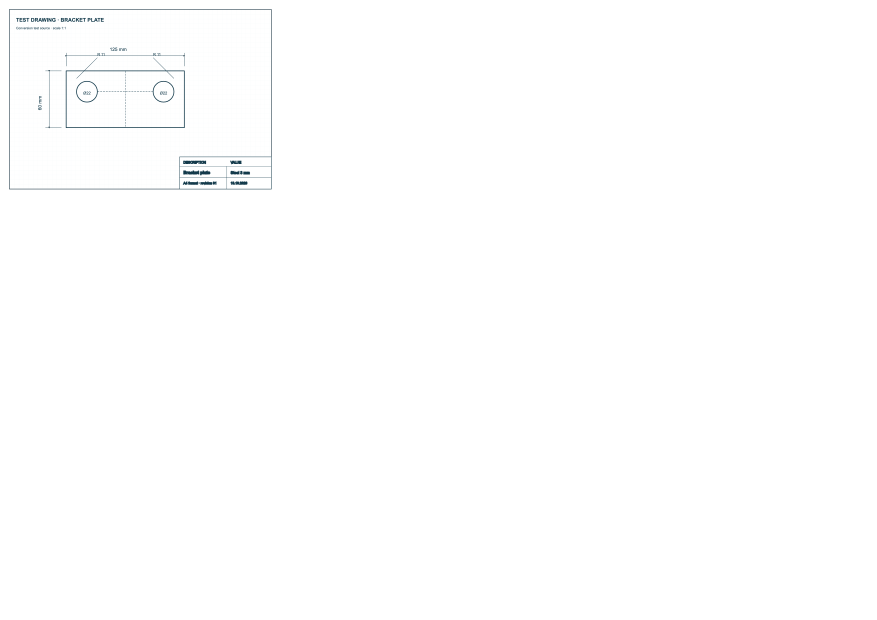
#> input picture drawing-converter/samples/test_drawing.png, 3508 x 2480 px (shown at 1/4 size)
$ python -i legend_parse.py   (imports and definitions only)
#> lines starting #> are read from the running program, lines starting #| are printed output that depends on the picture; after the words box and inside, x2 and y2 are one past the last pixel; in counts of white or black regions, pixels touching at a corner belong together
"""Автоматический разбор листа легенды: рамки значков-образцов без ручной разметки.

Геометрический метод без OCR:
1. Чернила (gray < порога) разбиваются на компоненты связности; слишком крупные
   (рамки таблиц, линейки, печати, логотипы) отбрасываются.
2. Оценивается высота строчной буквы H (мода высот компонентов). Все размеры дальше
   выражаются в долях H, поэтому правила не привязаны к разрешению листа.
3. Компоненты склеиваются анизотропным расширением (по горизонтали шире, чем по
   вертикали) в блоки. Блок из >=3 мелких компонентов-«букв» это текст; остальные блоки
   кандидаты в значки.
4. Для каждого кандидата ищется ближайший справа текстовый блок в той же строке
   (описание). Кандидаты группируются в колонки по левому краю описания (колонка таблицы
   легенды всегда выровнена по левому краю). Колонка принимается, если в ней >=3 строки и
   заметная доля кандидатов «сложные» (рамки, круги, фигуры). Так отбрасываются нумерация
   примечаний и колонки сокращений (одни буквы).
"""

from __future__ import annotations

import argparse
import json
import sys
from dataclasses import dataclass, field
from pathlib import Path

import cv2
import numpy as np

sys.path.insert(0, str(Path(__file__).resolve().parent))
from common import OUT, iou_xywh, legend_for, load_sheets  # noqa: E402

# ------------------------------------------------------------------ параметры (в долях H)


@dataclass
class Params:
    ink_thr: int = 128  # порог бинаризации (gray < thr это чернила)
    max_comp: float = 11.0  # компоненты крупнее (по любой стороне) отбрасываются
    glyph_h: float = 1.3  # компонент не выше этого (любой ширины до max_comp) считается «буквой»
    glyph_w: float = 4.0  # ... но не шире этого (длиннее это уже линия/шина, а не буква)
    glyph_max: float = 1.7  # компонент не крупнее этого считается «буквой»
    text_min_comps: int = 3  # блок из >= стольких букв это текст
    merge_x: float = 1.2  # горизонтальный зазор склейки в блок
    merge_y: float = 0.4  # вертикальный зазор склейки в блок
    icon_max_w: float = 15.0  # максимальные размеры значка
    icon_max_h: float = 9.0
    text_line_h: float = 1.8  # однострочный текст не выше этого (многострочный: много букв)
    text_multi_comps: int = 8
    text_multi_w: float = 3.0
    nest_min: float = 1.3  # рамка, внутри которой лежит другой компонент, не меньше этого (в H)
    rule_max_h: float = 0.35  # блок тоньше этого и длиннее 4H это линия (пунктир, подчеркивание)
    row_overlap: float = 0.3  # минимальное вертикальное перекрытие значка и описания
    col_tol: float = 0.8  # допуск совпадения левого края описаний в колонке
    col_min_rows: int = 3  # минимум строк в колонке
    col_min_complex: float = 0.25  # минимум доли «сложных» значков в колонке
    max_gap: float = 60.0  # максимальный зазор значок-описание
    min_icon: float = 0.7  # значок не мельче этого по обеим сторонам (кроме тонких линий)


@dataclass
class Blob:
    x0: int
    y0: int
    x1: int
    y1: int
    comps: list[int] = field(default_factory=list)
    max_side: float = 0.0
    kind: str = "icon"  # text | icon | rule
    complex: bool = False

    @property
    def w(self) -> int:
        return self.x1 - self.x0

    @property
    def h(self) -> int:
        return self.y1 - self.y0

    def bbox(self) -> list[float]:
        return [float(self.x0), float(self.y0), float(self.w), float(self.h)]


def estimate_h(heights: np.ndarray) -> float:
    """Высота «буквы»: мода гистограммы высот компонентов (с небольшим сглаживанием)."""
    m = (heights >= 8) & (heights <= 100)
    hist = np.bincount(heights[m], minlength=101).astype(float)
    hist = np.convolve(hist, np.ones(3) / 3, mode="same")
    return float(hist.argmax())


def _has_nested(bl: Blob, st: np.ndarray, H: float, nest_min: float) -> bool:
    """Есть ли компонент, целиком лежащий внутри рамки другого (буквы в коробке, точка в круге)."""
    if len(bl.comps) < 2:
        return False
    b = st[bl.comps]
    big = (b[:, 2] >= nest_min * H) & (b[:, 3] >= nest_min * H)
    if not big.any():
        return False
    x0, y0, x1, y1 = b[:, 0], b[:, 1], b[:, 0] + b[:, 2], b[:, 1] + b[:, 3]
    inside = (
        (x0[:, None] > x0[None, :]) & (y0[:, None] > y0[None, :])
        & (x1[:, None] < x1[None, :]) & (y1[:, None] < y1[None, :])
    )
    return bool(inside[:, big].any())


def build_blobs(gray: np.ndarray, p: Params) -> tuple[list[Blob], float]:
    ink = (gray < p.ink_thr).astype(np.uint8)
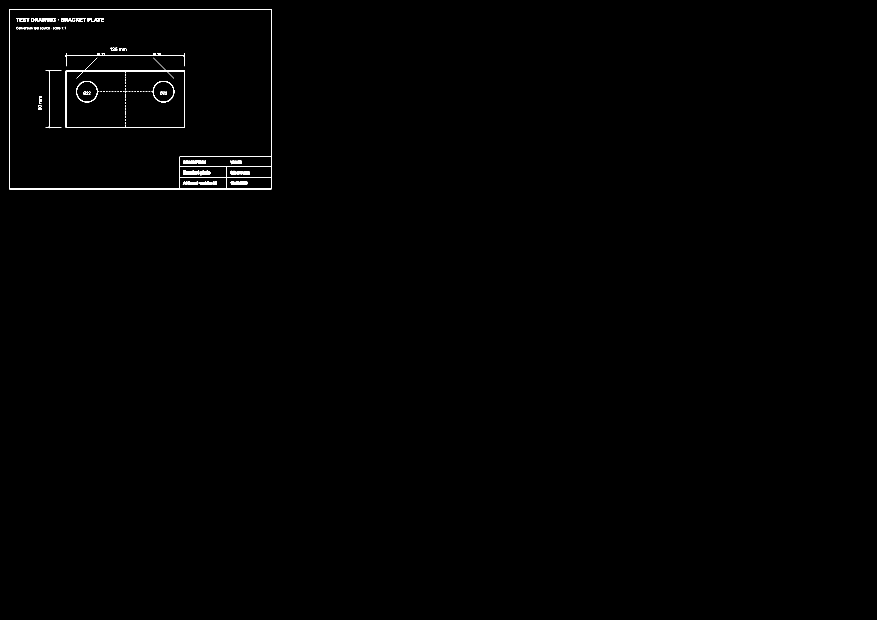
#> ink: shape (2480, 3508) (shown at 1/4 size); values 0 (black) and 1 (white), 0.29% white; 123 white regions (60 under 20 px), largest, box (x1, y1, x2, y2) and area: (37, 37, 1086, 757) 8373, (263, 231, 739, 512) 4368, (733, 642, 824, 656) 1031
    n, labels, st, _ = cv2.connectedComponentsWithStats(ink, connectivity=8)
#> labels: shape (2480, 3508) int32; 124 distinct labels, from 0 to 123
#> n = 124; st = 124 rows, first 6: [0, 0, 3508, 2480, 8674923], [37, 37, 1049, 720, 8373], [65, 72, 12, 15, 71], [79, 72, 11, 15, 101], [92, 72, 12, 15, 105], [105, 72, 12, 15, 70]
    w, h = st[:, 2], st[:, 3]
#> w = 124 values, max 3508 at index 0, min 1 at index 27, mean 56.44; h = 124 values, max 2480 at index 0, min 1 at index 50, mean 39.99
    H = estimate_h(h[1:])
#> in estimate_h, `hist = np.bincount(heights[m], minlength=101).astype(float)`: hist = 101 values, max 21 at index 15, min 0 at index 0, mean 0.564
#> in estimate_h, `hist = np.convolve(hist, np.ones(3) / 3, mode="same")`: hist = 101 values, max 11.67 at index 14, min 0 at index 0, mean 0.564
#> H = 14
    keep = np.ones(n, bool)
    keep[0] = False
    keep &= (np.maximum(w, h) <= p.max_comp * H)
    lut = keep.astype(np.uint8)
#> lut = 124 values, max 1 at index 2, min 0 at index 0, mean 0.96
    mask = lut[labels]
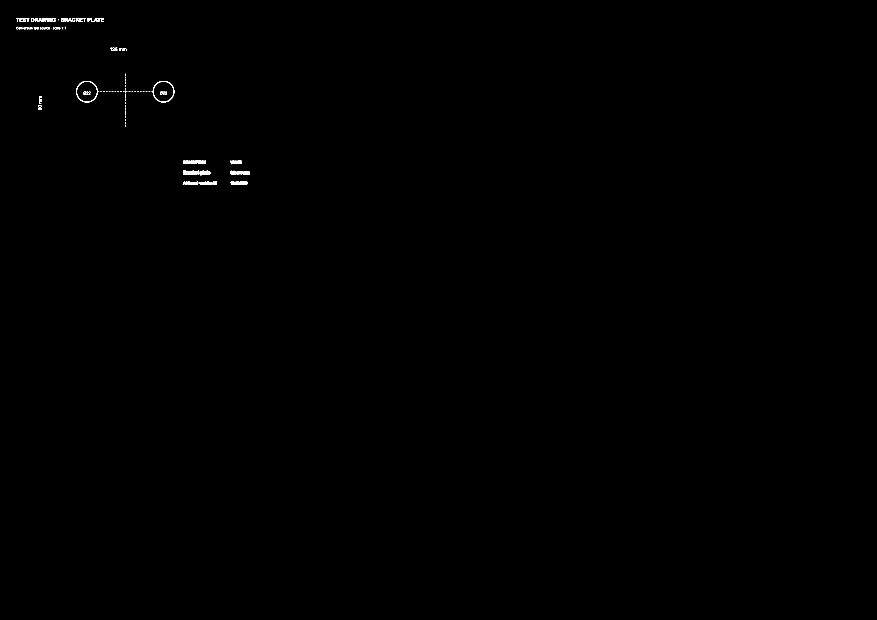
#> mask: shape (2480, 3508) (shown at 1/4 size); values 0 (black) and 1 (white), 0.13% white; 119 white regions (60 under 20 px), largest, box (x1, y1, x2, y2) and area: (733, 642, 824, 656) 1031, (733, 682, 797, 698) 830, (605, 324, 697, 410) 753
    kx = max(1, int(round(p.merge_x * H)))
#> kx = 17
    ky = max(1, int(round(p.merge_y * H)))
#> ky = 6
    dil = cv2.dilate(mask, np.ones((ky | 1, kx | 1), np.uint8))
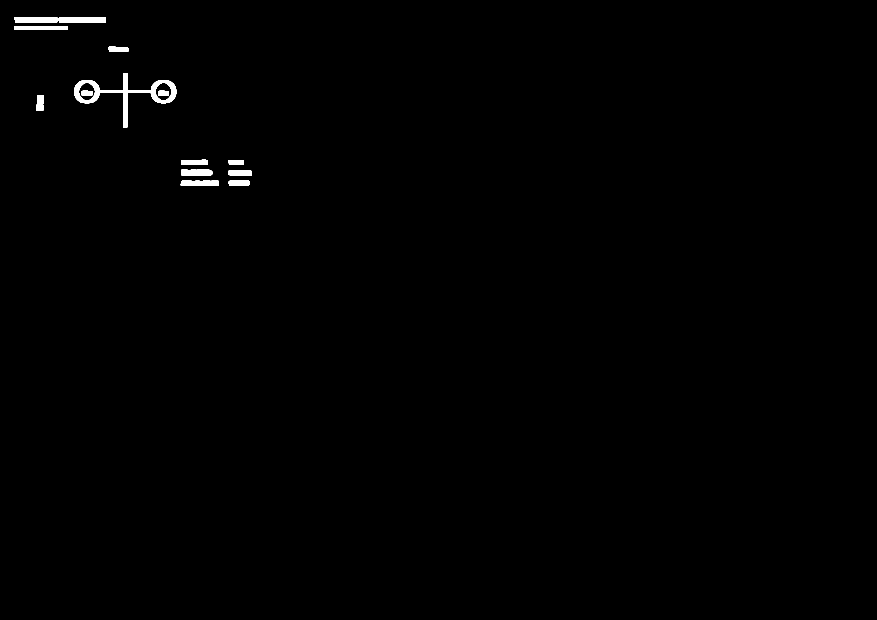
#> dil: shape (2480, 3508) (shown at 1/4 size); values 0 (black) and 1 (white), 0.47% white; 14 white regions, largest, box (x1, y1, x2, y2) and area: (297, 292, 705, 509) 13988, (57, 69, 423, 90) 7554, (57, 104, 270, 120) 3003
    nb, dl = cv2.connectedComponents(dil, connectivity=8)
#> dl: shape (2480, 3508) int32; 15 distinct labels, from 0 to 14
#> nb = 15
    ys, xs = np.nonzero(mask)
#> ys = 11026 values from 72 to 739; xs = 11026 values, max 999 at index 7898, min 65 at index 0, mean 601.5
    comp_of = labels[ys, xs]
#> comp_of = 11026 values, max 123 at index 9554, min 2 at index 0, mean 79.79
    blob_of = dl[ys, xs]
#> blob_of = 11026 values, max 14 at index 9094, min 1 at index 0, mean 7.23
    uc, first = np.unique(comp_of, return_index=True)
#> uc = 119 values from 2 to 123; first = 119 values, max 9554 at index 118, min 0 at index 0, mean 3369.9
    comp_blob = dict(zip(uc.tolist(), blob_of[first].tolist(), strict=True))
#> comp_blob = 119 items
    blobs: dict[int, Blob] = {}
    for c, b in comp_blob.items():
        x, y, cw, ch = st[c, 0], st[c, 1], st[c, 2], st[c, 3]
        bl = blobs.get(b)
        if bl is None:
            bl = blobs[b] = Blob(int(x), int(y), int(x + cw), int(y + ch))
        else:
            bl.x0, bl.y0 = min(bl.x0, int(x)), min(bl.y0, int(y))
            bl.x1, bl.y1 = max(bl.x1, int(x + cw)), max(bl.y1, int(y + ch))
        bl.comps.append(c)
        # «буква»: невысокий компонент (склеенные соседние буквы могут быть широкими) или компактный
        is_glyph = (ch <= p.glyph_h * H and cw <= p.glyph_w * H) or (
            ch <= p.glyph_max * H and cw <= p.glyph_max * H
        )
        bl.max_side = max(bl.max_side, 0.0 if is_glyph else 1.0)
#> this loop made 119 passes
#> (c, b, x, y, cw, ch, bl.x0, bl.y0) on passes 2 to 13: (3, 1, 79, 72, 11, 15, 65, 72), (4, 1, 92, 72, 12, 15, 65, 72), (5, 1, 105, 72, 12, 15, 65, 72), (6, 1, 125, 72, 12, 15, 65, 72), (7, 1, 140, 72, 28, 15, 65, 72), (8, 1, 167, 72, 19, 15, 65, 72), (9, 1, 188, 72, 3, 15, 65, 72), (10, 1, 194, 72, 12, 15, 65, 72), (11, 1, 209, 72, 13, 15, 65, 72), (12, 1, 244, 72, 12, 15, 65, 72), (13, 1, 259, 72, 28, 15, 65, 72), (14, 1, 288, 72, 13, 15, 65, 72)
#> (x, y, cw, ch, bl.x0, bl.y0, bl.x1, bl.y1) on passes 61, 62, 63, 64, 65, 67: (605, 324, 92, 86, 305, 295, 697, 410), (500, 329, 2, 7, 305, 295, 697, 410), (500, 341, 2, 6, 305, 295, 697, 410), (500, 352, 2, 7, 305, 295, 697, 410), (500, 363, 2, 7, 305, 295, 697, 410), (346, 367, 7, 11, 334, 366, 353, 378)
    out = []
    for bl in blobs.values():
        glyph_only = bl.max_side == 0.0
        multi = len(bl.comps) >= p.text_multi_comps and bl.w >= p.text_multi_w * H
        bl.complex = (not glyph_only) or _has_nested(bl, st, H, p.nest_min)
        if bl.h < p.rule_max_h * H and bl.w > 4 * H:
            bl.kind = "rule"
            bl.complex = False
        elif (
            len(bl.comps) >= p.text_min_comps
            and glyph_only
            and not bl.complex
            and (bl.h <= p.text_line_h * H or multi)
        ):
            bl.kind = "text"
        else:
            bl.kind = "icon"
        out.append(bl)
#> this loop made 14 passes
    return out, H


def parse_legend(gray: np.ndarray, params: Params | None = None) -> list[dict]:
    p = params or Params()
    blobs, H = build_blobs(gray, p)
    texts = [b for b in blobs if b.kind == "text"]
    icons = [
        b
        for b in blobs
        if b.kind in ("icon", "rule")
        and b.w <= p.icon_max_w * H
        and b.h <= p.icon_max_h * H
        and (b.h >= p.min_icon * H or b.w >= 1.5 * H)
        and b.w >= 0.3 * H
    ]
    if not texts or not icons:
        return []
    # быстрый поиск описаний справа: сортировка текстов по левому краю
    tx0 = np.array([t.x0 for t in texts])
    order = np.argsort(tx0)
    tx0s = tx0[order]
    cand: list[tuple[Blob, Blob]] = []
    allx0 = np.array([b.x0 for b in blobs])
    ao = np.argsort(allx0)
    allx0s = allx0[ao]
    for ic in icons:
        lo = np.searchsorted(tx0s, ic.x1)
        hi = np.searchsorted(tx0s, ic.x1 + p.max_gap * H)
        best, best_gap = None, 1e9
        for k in order[lo:hi]:
            t = texts[k]
            ov = min(ic.y1, t.y1) - max(ic.y0, t.y0)
            if ov < p.row_overlap * min(ic.h, t.h) or ov <= 0:
                continue
            gap = t.x0 - ic.x1
            if gap < best_gap:
                best, best_gap = t, gap
        if best is None:
            continue
        # между значком и описанием не должно быть другого блока (чужого значка/линии)
        l2 = np.searchsorted(allx0s, ic.x1)
        h2 = np.searchsorted(allx0s, best.x0)
        blocked = False
        for k in ao[l2:h2]:
            o = blobs[k]
            if o is ic or o is best:
                continue
            ov = min(ic.y1, o.y1) - max(ic.y0, o.y0)
            if ov > 0.5 * ic.h and o.x1 <= best.x0:
                blocked = True
                break
        if blocked:
            continue
        cand.append((ic, best))
#> this loop made 6 passes
    if not cand:
        return []
    # колонки по левому краю описания
    cand.sort(key=lambda c: c[1].x0)
    cols: list[list[tuple[Blob, Blob]]] = []
    for c in cand:
        if cols and c[1].x0 - cols[-1][-1][1].x0 <= p.col_tol * H:
            cols[-1].append(c)
        else:
            cols.append([c])
#> this loop made 1 pass
    res: list[dict] = []
    for col in cols:
        if len(col) < p.col_min_rows:
            continue
        share = sum(ic.complex for ic, _ in col) / len(col)
        if share < p.col_min_complex:
            continue
        for ic, t in col:
            score = 0.5 * float(ic.complex) + 0.5 * share
            res.append(dict(bbox=ic.bbox(), row_bbox=t.bbox(), score=round(score, 3),
                            _col=float(np.median([c[1].x0 for c in col]))))
    # порядок: колонки слева направо, внутри сверху вниз
    res.sort(key=lambda d: (d["_col"], d["bbox"][1]))
    for d in res:
        d.pop("_col")
#> this loop made 0 passes
    return res


# ------------------------------------------------------------------ проверка и визуализация


# [92 lines left out: functions match_gt, contact_sheet, overlay, run_family, main, not called in this run]


# [2 lines not run here, left out]

>>> import cv2
>>> picture = cv2.imread('../../drawing-converter/samples/test_drawing.png', cv2.IMREAD_GRAYSCALE)
>>> result = parse_legend(picture)
